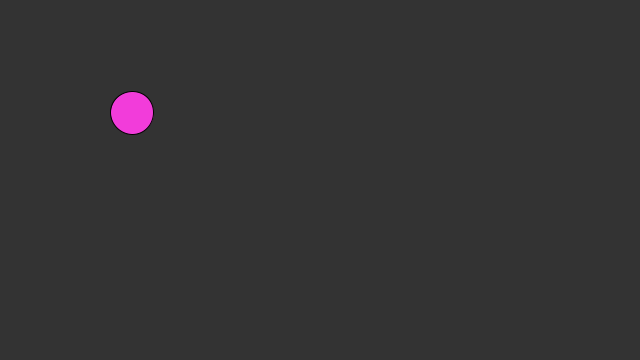
Frame 1 (no input)
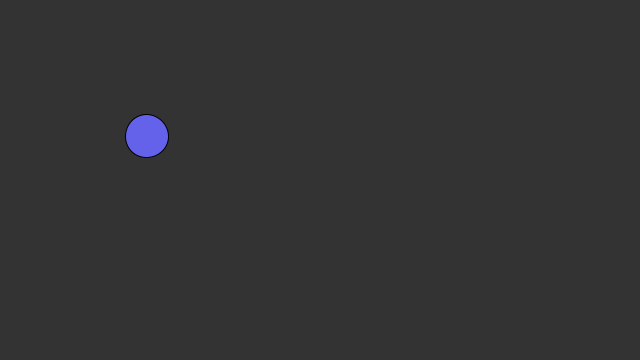
Frame 60 (the mouse pressed at the canvas centre just before this capture)
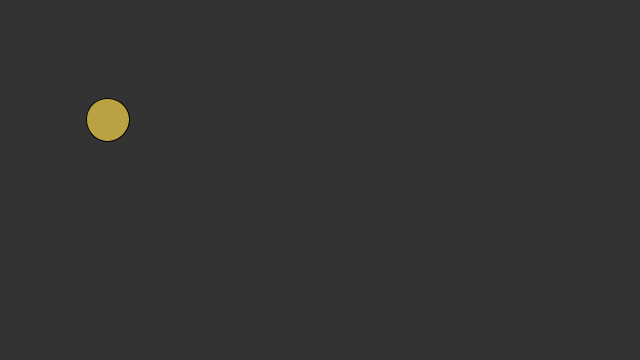
Frame 120 (the mouse held since frame 60 and released just before this capture)

The Processing sketch that drew these frames (run headless with seeded random() and noise(); from frame 60 on, the mouse is pressed at the canvas centre):

// Processing sketch: random_balls
// ── random_balls.pde
void setup() {
    size(640, 360); 
}

void draw() {
    background(51); 
    fill(255, 204);
    
    float startingY = 100;
    float startingX = 100;
    
    // compute the current position with a random offset
    float currentX = startingX + random(50);
    float currentY = startingY + random(50);
    
    // set the color randomly
    fill(random(255), random(255), random(255), 255);
    
    float ballRadius = 43;
    circle(currentX, currentY, ballRadius);
}
